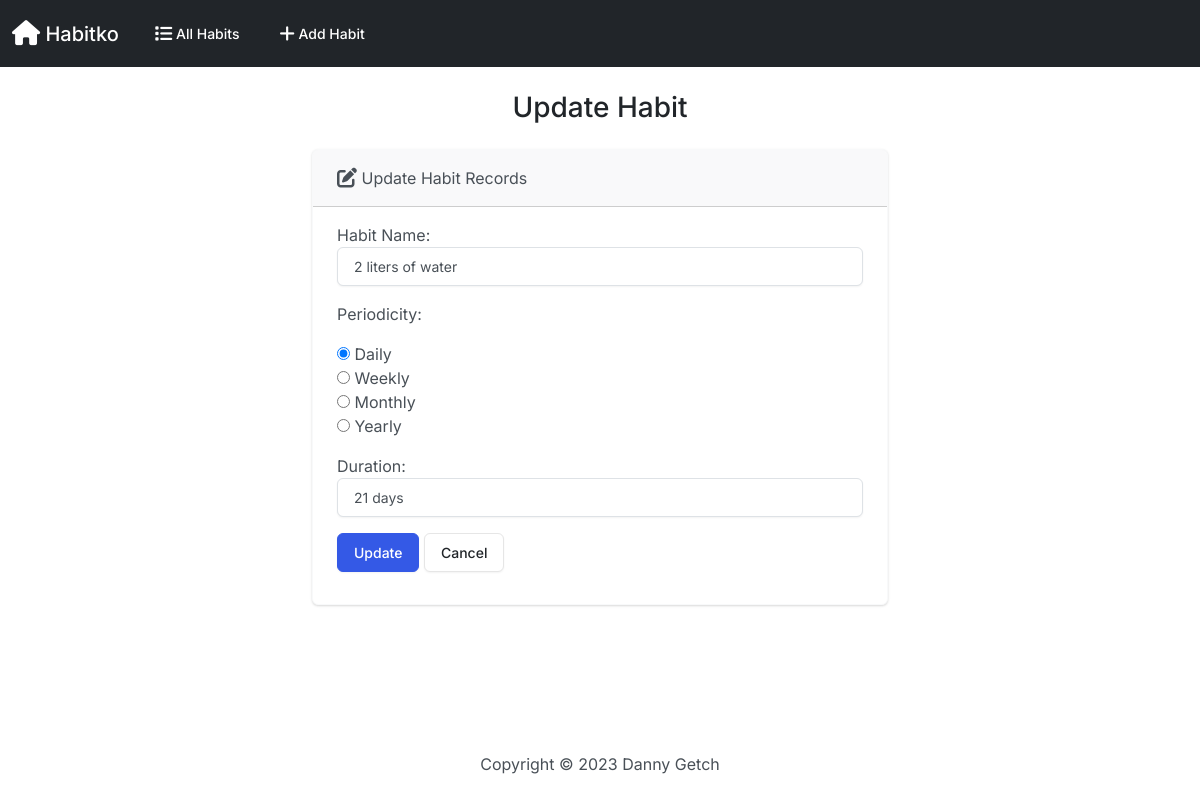
The app's page /edit/20 with its own data.
### habits/models.py (models this page shows, shortened)
class Habit(models.Model):
    name = models.CharField(max_length=50)
    periodicity = models.CharField(
        max_length=10,
        choices=PERIODICITY_CHOICES,
        default='Daily',
        )
    duration = models.CharField(max_length=20)
    streak = models.IntegerField(default=0)
    streak_type = models.CharField(max_length=10, blank = True)
    created_date = models.DateTimeField(auto_now_add = True, auto_now = False, blank=True)
    last_completed_date = models.DateTimeField(auto_now_add = False, auto_now=False,  blank=True, null=True)

### habits/views.py (the view)
# urls.py: path('edit/<int:id>', views.edit, name='edit'),
def edit(request, id):
    if request.method == 'POST':
        habit = Habit.objects.get(pk=id)
        form = HabitForm(request.POST, instance=habit)
        if form.is_valid():
            form.save()
            return render(request, 'habits/edit.html', {
                'form': form,
                'success': True
            })
    else:
        habit = Habit.objects.get(pk=id)
        form = HabitForm(instance=habit)
    return render(request, 'habits/edit.html', {
        'form': form
    })

### habits/forms.py
class HabitForm(forms.ModelForm):
    class Meta:
        model = Habit
        fields = ['name', 'periodicity', 'duration']
        labels = {
            'name': 'Habit Name',
            'periodicity': 'Periodicity',
            'duration': 'Duration'
        }
        widgets = {
            'name': forms.TextInput(attrs={'class': 'form-control'}),
            'periodicity': forms.RadioSelect(),
            'duration': forms.TextInput(attrs={'class': 'form-control'})
        }

### habits/Templates/habits/edit.html (shortened to what this page needs)
{% extends "habits/base.html" %}
{% block body %}
    <h3 class="text-center m-4">Update Habit</h3>
    {% if success %}
        <div class="alert alert-success" role="alert">
            The habit is updated successfully.
            <a href="{% url 'index' %}" class="alert-link">Go to Home Page.</a>
        </div>
    {% else %}
        <div class="row justify-content-center">
            <div class="col-6">
                <div class="card border-light mb-3">
                    <div class="card-header">
                        <i class="fa-solid fa-pen-to-square fa-lg"></i> Update Habit Records
                    </div>
                    <div class="card-body">
                        <form action="" method="POST">
                            {{ form.as_p }}
                            <button type="submit" class="btn btn-primary">Update</button>
                            <a href="{% url 'index' %}" class="btn btn-secondary">Cancel</a>
                        </form>
                    </div>
                  </div>
            </div>
        </div>
    {% endif %}
{% endblock %}

### records on screen
Habit: name "2 liters of water", periodicity "☑ Daily ☐ Weekly ☐ Monthly ☐ Yearly", duration "21 days"
